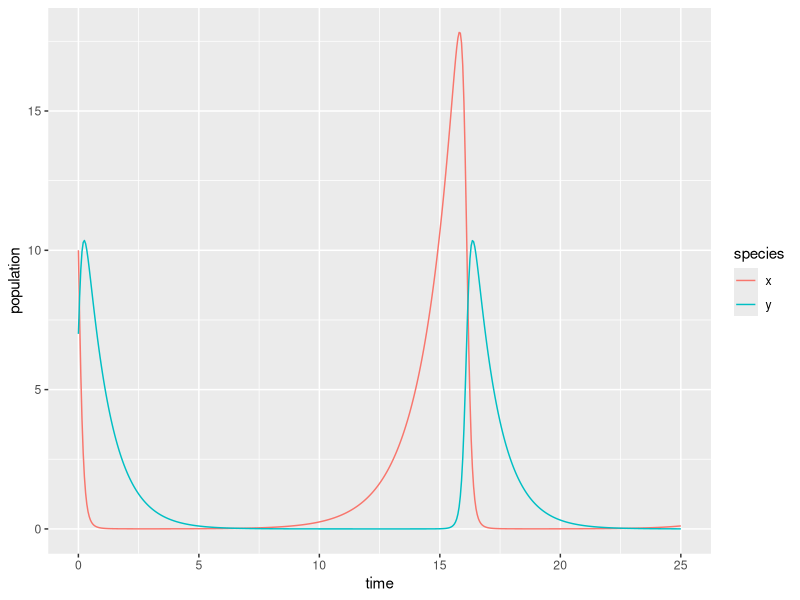

This chart was generated by the following R code:
## ---- chunk 1
knitr::opts_chunk$set(echo = TRUE)
library(tidyverse)
library(deSolve)
library(kableExtra)
## ---- chunk 2
# Create a sequence of times (days): 
time <- seq(0, 25, by = 0.05)

# Set some parameter values (these can change - keep it in mind):
parameters <- c(alpha = .75, beta = 0.8, delta = 0.5, gamma = 1)

# Set the initial condition (prey and predator populations at t = 0).
# Recall: x = prey, y = predator
init_cond <- c(x = 10, y = 7)

# Prepare the series of differential equations as a function: 
lk_equations <- function(time, init_cond, parameters) {
  with(as.list(c(init_cond, parameters)), {
    dxdt = alpha * x - beta * x * y
    dydt = delta * x * y - gamma * y
    return(list(c(dxdt, dydt)))
  })
}

# Find the approximate the solution using `deSolve::ode()`:
approx_lk <- ode(y = init_cond, times = time, func = lk_equations, parms = parameters)

# Check the class: 
class(approx_lk)

# We really want this to be a data frame, and we want both prey (x) and predator (y) to be in the same column -- we'll learn why in EDS 221 (tidy data)
approx_lk_df <- data.frame(approx_lk) %>% 
  pivot_longer(cols = c(x,y), names_to = "species", values_to = "population")

# Plot it! 
ggplot(data = approx_lk_df, aes(x = time, y = population)) +
  geom_line(aes(color = species))
